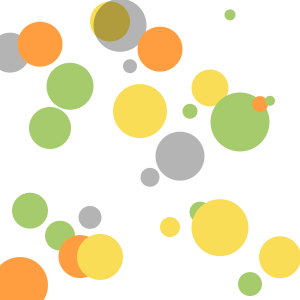
Frame 1 (no input)
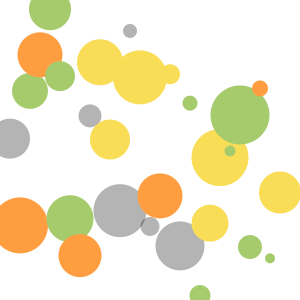
Frame 60 (the mouse pressed at the canvas centre just before this capture)
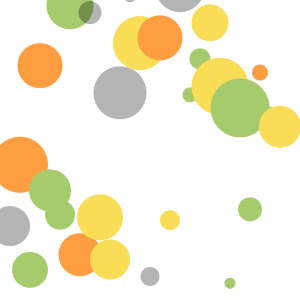
Frame 120 (the mouse held since frame 60 and released just before this capture)

The Processing sketch that drew these frames (run headless with seeded random() and noise(); from frame 60 on, the mouse is pressed at the canvas centre):

// Processing sketch: processing_20544
// ── processing_20544.pde

//Adam Oaks

int num = 29;
float[] mySize = new float[num];
float[] ypos = new float[num];
float[] speed = new float[num];
color[] myColors = new color[4];
int[] col = new int[num];


void setup() {

  size(300,300);


  //explicitly add colors to the myColors array
  myColors[0] = color(166,203,108);
  myColors[1] = color(249,221,86);
  myColors[2] = color(255,158,64);
  myColors[3] = color(0,0,0,75);

  //use a loop to randomly seed ypos, speed, and col
  for(int i=num-1; i>=0; i--) {
    ypos[i] = random(0,height);
    speed[i] = random(-3,3);
    col[i] = floor(random(0,4));
    mySize[i] = floor(random(10,70));
  }
  noStroke();
  smooth();
}

void draw() {
  background(255);

  for(int i=0; i<num-1; i++) {
    //use the int from col[] to choose the fill from myColors[]
    fill(myColors[col[i]]);
    //draw the ellipse using ypos[]
    ellipse(width/num * i + width/num, ypos[i], mySize[i], mySize[i]);
    //update ypos[] with speed[]
    ypos[i] = ypos[i] + speed[i];
    //if the circles go off the screen, reset them
    if(ypos[i] > height + mySize[i]/2) ypos[i] = -mySize[i]/2;
    if(ypos[i] < -mySize[i]/2) ypos[i] = height - +mySize[i]/2;
  }
}
